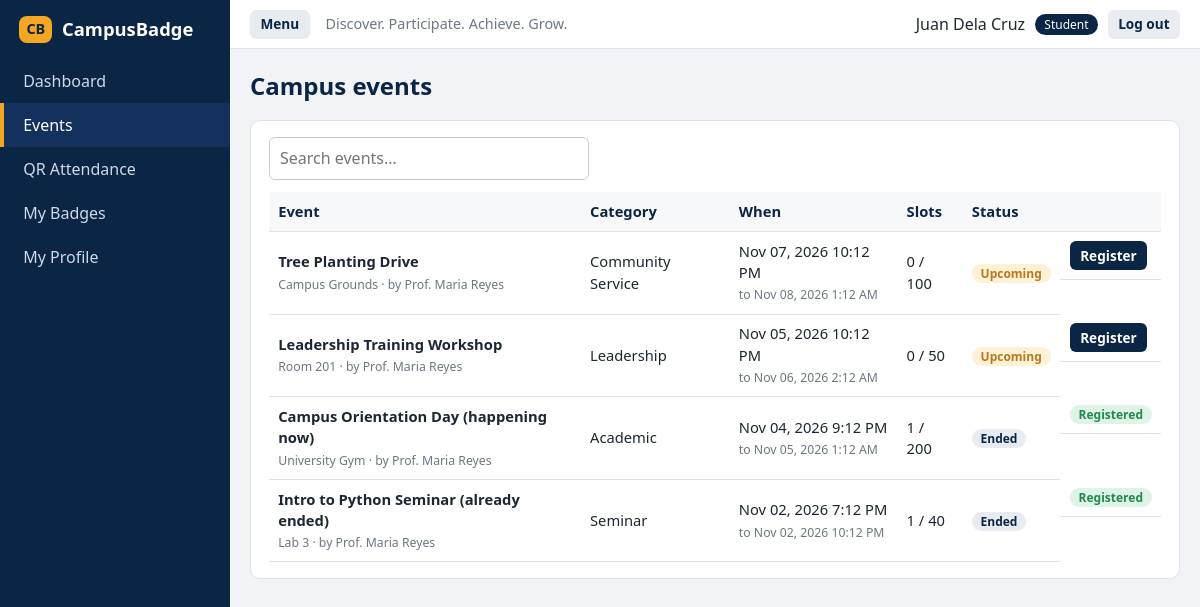
The app's page /events (signed in) with its own data.
### tables this page shows
CREATE TABLE users (
    id INTEGER PRIMARY KEY AUTOINCREMENT,
    id_number TEXT NOT NULL DEFAULT '',
    full_name TEXT NOT NULL,
    email TEXT NOT NULL UNIQUE COLLATE NOCASE,
    password_hash TEXT NOT NULL,
    role TEXT NOT NULL CHECK (role IN ('student','faculty','admin')),
    status TEXT NOT NULL DEFAULT 'active' CHECK (status IN ('active','pending','rejected','disabled')),
    program TEXT NOT NULL DEFAULT '',
    created_at TEXT NOT NULL
);

CREATE TABLE events (
    id INTEGER PRIMARY KEY AUTOINCREMENT,
    title TEXT NOT NULL,
    description TEXT NOT NULL DEFAULT '',
    category TEXT NOT NULL,
    location TEXT NOT NULL,
    start_time TEXT NOT NULL,
    end_time TEXT NOT NULL,
    capacity INTEGER NOT NULL CHECK (capacity > 0),
    qr_token TEXT NOT NULL,
    created_by INTEGER REFERENCES users(id),
    archived INTEGER NOT NULL DEFAULT 0,
    created_at TEXT NOT NULL,
    CHECK (end_time > start_time)
);

### app.py (the view)
@app.route("/events")
@login_required
def events():
    with db.db_session() as conn:
        rows = db.list_events(conn)
        registered = db.registered_event_ids(conn, g.user.id) if g.user.role == "student" else set()
    return render_template("events.html", events=rows, registered=registered)

### app.py (called while the page is built)
def csrf_token():
    if "_csrf" not in session:
        session["_csrf"] = secrets.token_hex(16)
    return session["_csrf"]

def fmt_dt(value):
    if not value:
        return "—"
    dt = parse_dt(value)
    return f"{dt.strftime('%b %d, %Y')} {int(dt.strftime('%I'))}:{dt.strftime('%M %p')}"

def event_status(start, end):
    now = db.current_time().strftime("%Y-%m-%d %H:%M")
    return "upcoming" if start > now else ("ongoing" if start <= now <= end else "ended")

@app.context_processor
def inject_globals():
    logo = fp.find_logo()
    logo_url = url_for("logo_image", v=int(logo[0].stat().st_mtime)) if logo else None
    return {"user": g.get("user"), "testing_mode": TESTING_MODE, "logo_url": logo_url}

@app.before_request
def load_user_and_check_csrf():
    g.user = None
    if request.endpoint == "static":
        return
    user_id = session.get("user_id")
    if user_id:
        with db.db_session() as conn:
            row = db.get_user_row(conn, user_id)
        if row and row["status"] == "active":
            g.user = user_from_row(row)
        else:
            session.clear()
    if request.method == "POST":
        sent = request.form.get("_csrf") or request.headers.get("X-CSRF-Token", "")
        if not sent or not secrets.compare_digest(sent, session.get("_csrf", "")):
            abort(400)

def login_required(view):
    @wraps(view)
    def wrapper(*args, **kwargs):
        if g.user is None:
            flash("Please log in to continue.", "warning")
            return redirect(url_for("login"))
        return view(*args, **kwargs)
    return wrapper

### database.py (called while the page is built)
def current_time():
    return datetime.now(PH_TZ).replace(tzinfo=None)

def connect():
    try:
        Path(DB_PATH).parent.mkdir(parents=True, exist_ok=True)
        conn = sqlite3.connect(DB_PATH, timeout=10, isolation_level=None)
        conn.row_factory = sqlite3.Row
        conn.execute("PRAGMA foreign_keys = ON")
        return conn
    except (sqlite3.Error, OSError) as exc:
        logger.exception("Could not open database")
        raise DatabaseError() from exc

def get_user_row(conn, user_id):
    return conn.execute("SELECT * FROM users WHERE id = ?", (user_id,)).fetchone()

def registered_event_ids(conn, student_id):
    rows = conn.execute("SELECT event_id FROM registrations WHERE student_id = ?", (student_id,))
    return {row[0] for row in rows}

### models.py (called while the page is built)
    @property
    def id(self):
        return self._id

    @property
    def role(self):
        return self.ROLE

### templates/events.html (shortened to what this page needs)
{% extends "base.html" %}
{% from "_macros.html" import csrf %}
{% block content %}
<div class="row-between"><h1>Campus events</h1>
  {% if user.role in ('faculty', 'admin') %}<a class="btn btn-primary" href="{{ url_for('event_new') }}">+ New event</a>{% endif %}</div>
<div class="card">
  <input type="search" class="filter" placeholder="Search events…" data-filter="events-table">
  <div class="table-wrap"><table id="events-table">
    <thead><tr><th>Event</th><th>Category</th><th>When</th><th>Slots</th><th>Status</th><th></th></tr></thead>
    <tbody>
    {% for e in events %}
      {% set st = event_status(e.start_time, e.end_time) %}
      <tr>
        <td><strong>{{ e.title }}</strong><br><small class="muted">{{ e.location }}{% if e.creator_name %} · by {{ e.creator_name }}{% endif %}</small></td>
        <td>{{ e.category }}</td>
        <td>{{ e.start_time|fmt_dt }}<br><small class="muted">to {{ e.end_time|fmt_dt }}</small></td>
        <td>{{ e.registered_count }} / {{ e.capacity }}</td>
        <td><span class="pill pill-{{ st }}">{{ st|capitalize }}</span></td>
        <td class="actions">
          {% if user.role == 'student' %}
            {% if e.id in registered %}<span class="pill pill-earned">Registered</span>
            {% elif st != 'ended' %}<form method="post" action="{{ url_for('event_register', event_id=e.id) }}">{{ csrf() }}<button class="btn btn-sm btn-primary">Register</button></form>{% endif %}
          {% endif %}
        </td>
      </tr>
    {% else %}<tr><td colspan="6" class="muted">No events yet.</td></tr>{% endfor %}
    </tbody></table></div>
</div>
{% endblock %}

### templates/base.html (shortened to what this page needs)
{% from "_macros.html" import csrf %}
<!doctype html>
<html lang="en">
<head>
  <link rel="stylesheet" href="{{ url_for('static', filename='css/style.css') }}">
</head>
<body>
{% if user %}
<div class="layout">
  <aside class="sidebar" id="sidebar">
    <div class="brand">{% if logo_url %}<img class="logo-img" src="{{ logo_url }}" alt="CampusBadge logo">{% else %}<span class="logo">CB</span>{% endif %} CampusBadge</div>
    {% set ep = request.endpoint %}
    <nav>
      <a href="{{ url_for('dashboard') }}" class="{{ 'active' if ep and ep.endswith('_dashboard') }}">Dashboard</a>
      <a href="{{ url_for('events') }}" class="{{ 'active' if ep and ep.startswith('event') }}">Events</a>
      {% if user.role == 'student' %}
        <a href="{{ url_for('attendance') }}" class="{{ 'active' if ep == 'attendance' }}">QR Attendance</a>
        <a href="{{ url_for('badges') }}" class="{{ 'active' if ep == 'badges' }}">My Badges</a>
      {% else %}
        <a href="{{ url_for('attendance') }}" class="{{ 'active' if ep == 'attendance' }}">Attendance Records</a>
        <a href="{{ url_for('achievements') }}" class="{{ 'active' if ep == 'achievements' }}">Achievements</a>
        <a href="{{ url_for('reports') }}" class="{{ 'active' if ep == 'reports' }}">Reports</a>
      {% endif %}
      <a href="{{ url_for('profile') }}" class="{{ 'active' if ep == 'profile' }}">My Profile</a>
    </nav>
  </aside>
  <div class="main">
    <header class="topbar">
      <button type="button" id="menu-toggle" class="btn btn-light btn-sm menu-btn" aria-label="Toggle menu">Menu</button>
      <span class="tagline">Discover. Participate. Achieve. Grow.</span>
      <div class="topbar-user">
        <span>{{ user.full_name }}</span> <span class="role-pill">{{ user.role }}</span>
        <form method="post" action="{{ url_for('logout') }}">{{ csrf() }}<button class="btn btn-light btn-sm">Log out</button></form>
      </div>
    </header>
    <main class="content">
{% else %}
<main class="auth-wrap">
{% endif %}
      {% block content %}{% endblock %}
{% if user %}
    </main>
  </div>
</div>
{% else %}
</main>
{% endif %}
</body>
</html>

### static/css/style.css (style rules this page uses)
:root { --navy:#0b2545; --navy2:#13315c; --accent:#f5a623; --accent-d:#d98e0f; --bg:#f1f3f6; --card:#fff; --text:#1c2733; --muted:#6b7785; --line:#dfe3e8; --ok:#1f8a4c; --bad:#c0392b; --warn:#b7791f; }
* { box-sizing: border-box; }
body { margin:0; font-family: system-ui, -apple-system, "Segoe UI", Roboto, Arial, sans-serif; background:var(--bg); color:var(--text); line-height:1.45; }
h1 { font-size:1.5rem; margin:0 0 1rem; color:var(--navy); }
a { color:var(--navy2); }
.muted { color:var(--muted); }
.layout { display:flex; min-height:100vh; }
.sidebar { width:230px; background:var(--navy); color:#fff; padding:1rem 0; flex-shrink:0; }
.brand { font-weight:700; font-size:1.15rem; padding:0 1.2rem 1rem; display:flex; align-items:center; gap:.6rem; }
.logo { background:var(--accent); color:var(--navy); border-radius:8px; padding:.2rem .45rem; font-size:.9rem; }
.sidebar nav a { display:block; color:#cfd9e8; text-decoration:none; padding:.65rem 1.2rem; border-left:4px solid transparent; }
.sidebar nav a.active { background:var(--navy2); color:#fff; border-left-color:var(--accent); }
.main { flex:1; min-width:0; display:flex; flex-direction:column; }
.topbar { background:#fff; border-bottom:1px solid var(--line); padding:.6rem 1.25rem; display:flex; align-items:center; gap:1rem; }
.tagline { color:var(--muted); font-size:.9rem; flex:1; }
.topbar-user { display:flex; align-items:center; gap:.6rem; }
.topbar-user form { margin:0; }
.role-pill { background:var(--navy); color:#fff; border-radius:99px; padding:.1rem .6rem; font-size:.75rem; text-transform:capitalize; }
.content { padding:1.25rem; max-width:1200px; width:100%; }
.menu-btn { display:none; }
.card { background:var(--card); border:1px solid var(--line); border-radius:10px; padding:1rem 1.1rem; margin-bottom:1rem; }
.row-between { display:flex; justify-content:space-between; align-items:center; gap:.5rem; flex-wrap:wrap; }
.table-wrap { overflow-x:auto; }
table { width:100%; border-collapse:collapse; font-size:.92rem; }
th, td { text-align:left; padding:.55rem .6rem; border-bottom:1px solid var(--line); vertical-align:middle; }
th { background:#f7f8fa; color:var(--navy); font-weight:600; white-space:nowrap; }
td.actions, .actions { display:flex; gap:.4rem; flex-wrap:wrap; align-items:center; }
td.actions form, .actions form { margin:0; }
input, select, textarea { display:block; width:100%; margin-top:.25rem; padding:.55rem .65rem; border:1px solid #c5ccd5; border-radius:6px; font:inherit; background:#fff; }
.filter { max-width:320px; margin:0 0 .75rem; }
.btn { display:inline-block; border:0; border-radius:6px; padding:.55rem 1rem; font:inherit; font-weight:600; cursor:pointer; text-decoration:none; text-align:center; }
.btn-primary { background:var(--navy); color:#fff; }
.btn-light { background:#e8ebf0; color:var(--navy); }
.btn-sm { padding:.3rem .65rem; font-size:.85rem; }
.pill { display:inline-block; padding:.05rem .55rem; border-radius:99px; font-size:.75rem; font-weight:600; background:#e8ebf0; color:var(--navy); }
.pill-earned, .pill-active, .pill-approved, .pill-ongoing { background:#e0f3e7; color:var(--ok); }
.pill-pending, .pill-upcoming { background:#fff1d6; color:var(--warn); }

### records on screen
users: full_name "Juan Dela Cruz", role "Student"
events: title "Tree Planting Drive", location "Campus Grounds", creator_name "Prof. Maria Reyes", category "Community Service", start_time|fmt_dt "Nov 07, 2026 10:12 PM", end_time|fmt_dt "Nov 08, 2026 1:12 AM", registered_count "0", capacity "100", st "Upcoming"
events: title "Leadership Training Workshop", location "Room 201", creator_name "Prof. Maria Reyes", category "Leadership", start_time|fmt_dt "Nov 05, 2026 10:12 PM", end_time|fmt_dt "Nov 06, 2026 2:12 AM", registered_count "0", capacity "50", st "Upcoming"
events: title "Campus Orientation Day (happening now)", location "University Gym", creator_name "Prof. Maria Reyes", category "Academic", start_time|fmt_dt "Nov 04, 2026 9:12 PM", end_time|fmt_dt "Nov 05, 2026 1:12 AM", registered_count "1", capacity "200", st "Ended", shows "Registered"
events: title "Intro to Python Seminar (already ended)", location "Lab 3", creator_name "Prof. Maria Reyes", category "Seminar", start_time|fmt_dt "Nov 02, 2026 7:12 PM", end_time|fmt_dt "Nov 02, 2026 10:12 PM", registered_count "1", capacity "40", st "Ended", shows "Registered"
